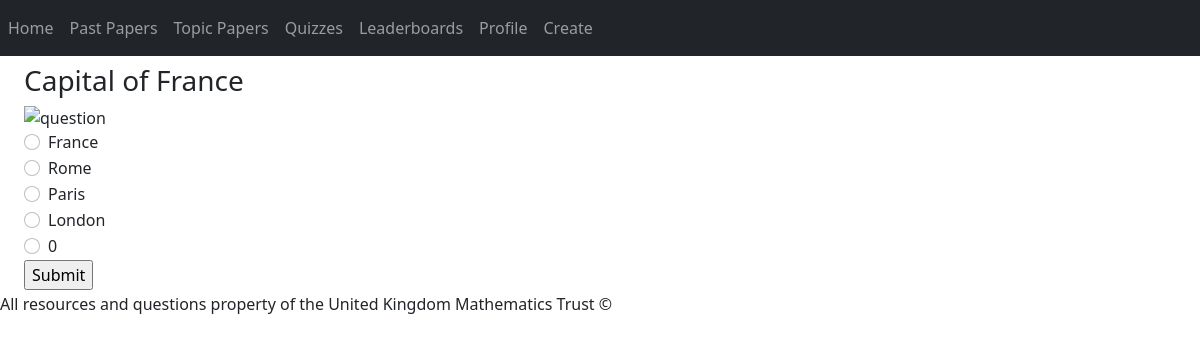
/ques1, run on the app's committed database.
### question/models.py (models this page shows)
class Question(models.Model):
    quiz = models.ManyToManyField(Quiz, blank=True, related_name="questions")
    question = models.CharField(blank=True,max_length=500)
    q1= models.CharField(max_length=200)
    q2= models.CharField(max_length=200)
    q3= models.CharField(max_length=200)
    q4= models.CharField(max_length=200)
    q5= models.CharField(max_length=200)
    a = models.CharField(max_length=1)
    diagram = models.ImageField(blank=True,upload_to='photos')
    solutionImg = models.ImageField(blank=True,upload_to='photos')
    solution = models.CharField(blank=True,max_length=500)
    topic = models.CharField(blank=True,max_length=200)

### question/views.py (the view)
# urls.py: path("ques<int:question_id>",views.ques, name="ques"),
def ques(request, question_id):
    question = Question.objects.get(id=question_id)
    photo = question.diagram.url
    print(photo)
    return render(request, "question/ques.html", {  #of trying to mark it
        "question": question,
        "photo": photo
    })

### question/templates/question/ques.html (shortened to what this page needs)
{% extends "question/layout.html" %}
{% block body %}
<div class="form-check">
    <form action="{% url 'qcheck' question.id %}" method="POST">
      {% if question %}
        <h3>{{ question.question }}</h3>
      {% endif %}
      {% if photo %}
        {% load static %}
        <img class="d-block w-100 img-fluid" src="{{ photo }}" alt="question">
      {% endif %}
      <div class="form-check">
        <input class="form-check-input" type="radio" name="question" id="{{ question.id }}1" value="option1" required>
          <label class="form-check-label" for="{{ question.id }}1">
            {{ question.q1 }}
          </label>
      </div>
      <div class="form-check">
        <input class="form-check-input" type="radio" name="question" id="{{ question.id }}2" value="option2" required>
        <label class="form-check-label" for="{{ question.id }}2">
          {{ question.q2 }}
        </label>
      </div>
      <div class="form-check">
        <input class="form-check-input" type="radio" name="question" id="{{ question.id }}3" value="option3" required>
        <label class="form-check-label" for="{{ question.id }}3">
          {{ question.q3 }}
        </label>
      </div>
      <div class="form-check">
        <input class="form-check-input" type="radio" name="question" id="{{ question.id }}4" value="option4" required>
        <label class="form-check-label" for="{{ question.id }}4">
          {{ question.q4 }}
        </label>
      </div>
      <div class="form-check">
        <input class="form-check-input" type="radio" name="question" id="{{ question.id }}5" value="option5" required>
        <label class="form-check-label" for="{{ question.id }}5">
          {{ question.q5 }}
        </label>
      </div>
    <input type="submit">
    </form>
</div>
{% endblock %}

### data on the page
Question: question "Capital of France", q1 "France", q2 "Rome", q3 "Paris", q4 "London", q5 "0"
